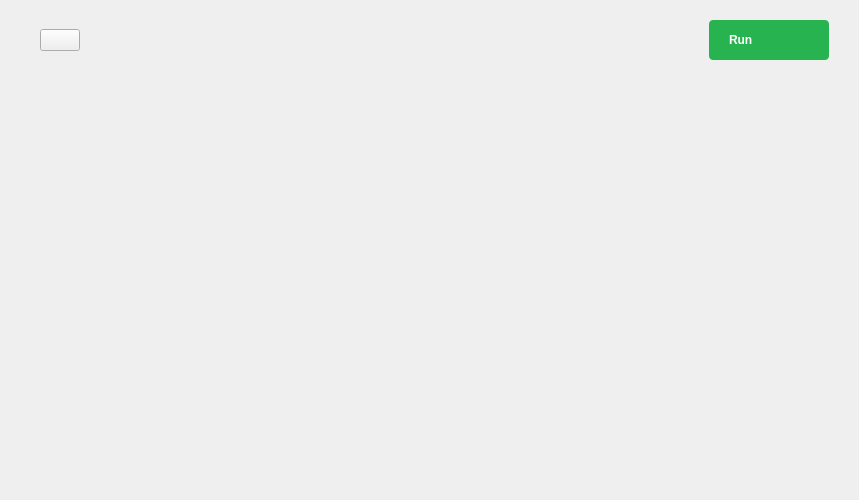
<?xml version="1.0" encoding="UTF-8"?>
<ui version="4.0">
 <class>DigitalIO</class>
 <widget class="QWidget" name="DigitalIO">
  <property name="geometry">
   <rect>
    <x>0</x>
    <y>0</y>
    <width>859</width>
    <height>500</height>
   </rect>
  </property>
  <property name="sizePolicy">
   <sizepolicy hsizetype="Preferred" vsizetype="Maximum">
    <horstretch>0</horstretch>
    <verstretch>0</verstretch>
   </sizepolicy>
  </property>
  <property name="minimumSize">
   <size>
    <width>0</width>
    <height>500</height>
   </size>
  </property>
  <property name="windowTitle">
   <string>Form</string>
  </property>
  <layout class="QVBoxLayout" name="verticalLayout">
   <property name="spacing">
    <number>0</number>
   </property>
   <property name="leftMargin">
    <number>0</number>
   </property>
   <property name="topMargin">
    <number>0</number>
   </property>
   <property name="rightMargin">
    <number>0</number>
   </property>
   <property name="bottomMargin">
    <number>0</number>
   </property>
   <item>
    <widget class="adiscope::DetachDragZone" name="widget" native="true">
     <property name="minimumSize">
      <size>
       <width>0</width>
       <height>50</height>
      </size>
     </property>
     <layout class="QVBoxLayout" name="verticalLayout_3">
      <property name="spacing">
       <number>0</number>
      </property>
      <property name="leftMargin">
       <number>0</number>
      </property>
      <property name="topMargin">
       <number>0</number>
      </property>
      <property name="rightMargin">
       <number>0</number>
      </property>
      <property name="bottomMargin">
       <number>0</number>
      </property>
      <item>
       <layout class="QHBoxLayout" name="horizontalLayout">
        <property name="spacing">
         <number>0</number>
        </property>
        <property name="topMargin">
         <number>20</number>
        </property>
        <item>
         <spacer name="horizontalSpacer_2">
          <property name="orientation">
           <enum>Qt::Horizontal</enum>
          </property>
          <property name="sizeType">
           <enum>QSizePolicy::Preferred</enum>
          </property>
          <property name="sizeHint" stdset="0">
           <size>
            <width>40</width>
            <height>20</height>
           </size>
          </property>
         </spacer>
        </item>
        <item>
         <widget class="adiscope::LinkedButton" name="btnHelp"/>
        </item>
        <item>
         <spacer name="horizontalSpacer">
          <property name="orientation">
           <enum>Qt::Horizontal</enum>
          </property>
          <property name="sizeHint" stdset="0">
           <size>
            <width>40</width>
            <height>0</height>
           </size>
          </property>
         </spacer>
        </item>
        <item>
         <widget class="QPushButton" name="btnRunStop">
          <property name="layoutDirection">
           <enum>Qt::RightToLeft</enum>
          </property>
          <property name="styleSheet">
           <string notr="true">QPushButton {
  width: 80px;
  height: 40px;
  border-radius: 4px;
  background-color: #27b34f;
  color: white;
  
  font-weight: bold;
  text-align: left;
  padding-left: 20px;
  padding-right: 20px;
}

QPushButton::checked {
  background-color: #F45000;
}

QPushButton:disabled {
background-color: grey;
}</string>
          </property>
          <property name="text">
           <string>Run</string>
          </property>
          <property name="icon">
           <iconset resource="../resources/resources.qrc">
            <normaloff>:/icons/ico-play.svg</normaloff>
            <normalon>:/icons/ico-stop.svg</normalon>:/icons/ico-play.svg</iconset>
          </property>
          <property name="iconSize">
           <size>
            <width>8</width>
            <height>10</height>
           </size>
          </property>
          <property name="checkable">
           <bool>true</bool>
          </property>
         </widget>
        </item>
        <item>
         <spacer name="horizontalSpacer_3">
          <property name="orientation">
           <enum>Qt::Horizontal</enum>
          </property>
          <property name="sizeType">
           <enum>QSizePolicy::Preferred</enum>
          </property>
          <property name="sizeHint" stdset="0">
           <size>
            <width>30</width>
            <height>0</height>
           </size>
          </property>
         </spacer>
        </item>
       </layout>
      </item>
      <item>
       <layout class="QHBoxLayout" name="horizontalLayout_2">
        <property name="topMargin">
         <number>0</number>
        </property>
        <property name="rightMargin">
         <number>0</number>
        </property>
        <item>
         <layout class="QVBoxLayout" name="verticalLayout_2">
          <property name="rightMargin">
           <number>0</number>
          </property>
          <property name="bottomMargin">
           <number>0</number>
          </property>
          <item>
           <spacer name="verticalSpacer_2">
            <property name="orientation">
             <enum>Qt::Vertical</enum>
            </property>
            <property name="sizeType">
             <enum>QSizePolicy::Preferred</enum>
            </property>
            <property name="sizeHint" stdset="0">
             <size>
              <width>20</width>
              <height>200</height>
             </size>
            </property>
           </spacer>
          </item>
          <item>
           <widget class="QWidget" name="dioContainer" native="true">
            <property name="sizePolicy">
             <sizepolicy hsizetype="Expanding" vsizetype="Expanding">
              <horstretch>0</horstretch>
              <verstretch>0</verstretch>
             </sizepolicy>
            </property>
            <layout class="QVBoxLayout" name="containerLayout">
             <property name="spacing">
              <number>0</number>
             </property>
             <property name="leftMargin">
              <number>0</number>
             </property>
             <property name="topMargin">
              <number>0</number>
             </property>
             <property name="rightMargin">
              <number>0</number>
             </property>
             <property name="bottomMargin">
              <number>0</number>
             </property>
            </layout>
           </widget>
          </item>
          <item>
           <spacer name="verticalSpacer">
            <property name="orientation">
             <enum>Qt::Vertical</enum>
            </property>
            <property name="sizeType">
             <enum>QSizePolicy::Preferred</enum>
            </property>
            <property name="sizeHint" stdset="0">
             <size>
              <width>20</width>
              <height>200</height>
             </size>
            </property>
           </spacer>
          </item>
         </layout>
        </item>
       </layout>
      </item>
      <item>
       <widget class="adiscope::InstrumentNotes" name="instrumentNotes" native="true"/>
      </item>
     </layout>
    </widget>
   </item>
  </layout>
 </widget>
 <customwidgets>
  <customwidget>
   <class>adiscope::DetachDragZone</class>
   <extends>QWidget</extends>
   <header>detachdragzone.h</header>
   <container>1</container>
  </customwidget>
  <customwidget>
   <class>adiscope::InstrumentNotes</class>
   <extends>QWidget</extends>
   <header>instrumentnotes.h</header>
   <container>1</container>
  </customwidget>
  <customwidget>
   <class>adiscope::LinkedButton</class>
   <extends>QPushButton</extends>
   <header>linked_button.hpp</header>
  </customwidget>
 </customwidgets>
 <resources>
  <include location="../resources/resources.qrc"/>
  <include location="../resources/resources.qrc"/>
 </resources>
 <connections/>
</ui>
